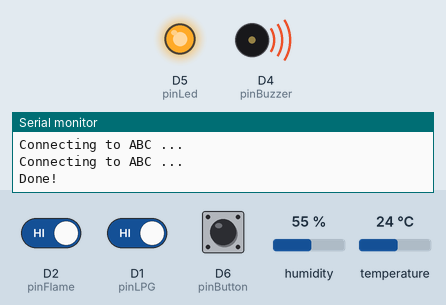
Recording of a sketch running on a simulated ESP8266 (NodeMCU). Parts: output pins drawn as LEDs (lit = HIGH), buzzer (waves = sounding, pin HIGH), the last lines printed to the serial monitor. Dashed ring = blinking. Inputs (shaded band) come from the test bench; at power-on: D2 (pinFlame) HIGH, D1 (pinLPG) HIGH, D6 (pinButton) LOW, humidity 55 %, temperature 24 °C. WiFi joins after 1.5 s; servers stay silent unless stated.

Above: at 2.4 s.
At 5.5 s:
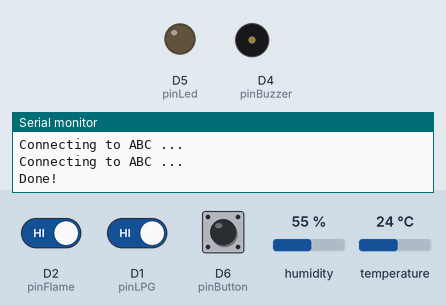
5.6 s: D2 (pinFlame) driven LOW
At 6.1 s:
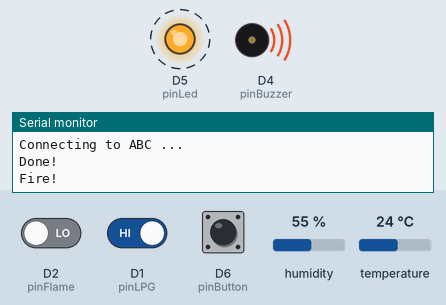
9.1 s: D1 (pinLPG) driven LOW
15.0 s: D6 (pinButton) pulled HIGH for 1 s
Timing chart, 0 to 24.5 s (numbered marks = the images above; inputs shaded):
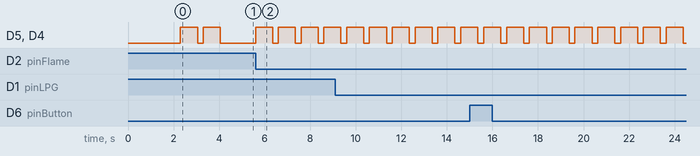

The sketch:

doancuoiki.ino
```cpp
#include <ESP8266WiFi.h>
#include <DHT.h>
#include <BlynkSimpleEsp8266.h>

#define BLYNK_TEMPLATE_ID "TMPL6Igh4n8uA"
#define BLYNK_TEMPLATE_NAME "Template Fire"
#define BLYNK_AUTH_TOKEN "Z1zZFR2ISftGZVnSdGxREAHKoPZlmqHo"

// Thay đổi thông tin mạng WiFi
char auth[] = "Z1zZFR2ISftGZVnSdGxREAHKoPZlmqHo";
char ssid[] = "ABC";
char pass[] = "0123456789";

// Định nghĩa chân GPIO kết nối cảm biến lửa và cảm biến khí gas
const int pinLPG = D1;    // Chân GPIO D1 cho cảm biến khí gas
const int pinFlame = D2;  // Chân GPIO D2 cho cảm biến lửa
const int pinDHT = D3;    // Chân GPIO D3 cho cảm biến nhiệt độ
const int pinBuzzer = D4; // Chân GPIO D4 cho buzzer
const int pinLed = D5;    // Chân GPIO D5 cho Led
const int pinButton = D6; // Chân GPIO D6 cho nút nhấn
DHT dht(pinDHT, DHT11);
bool buttonStatus;

void setup() {
  Serial.begin(9600);
  // Kết nối với WiFi
  WiFi.begin(ssid, pass);  // Replace with your SSID and password
  while (WiFi.status() != WL_CONNECTED) {
    delay(1000);
    Serial.print("Connecting to ");
    Serial.print(ssid);
    Serial.println(" ...");
  }
  Blynk.begin(auth, ssid, pass);

  pinMode(pinLPG, INPUT);
  pinMode(pinFlame, INPUT);
  pinMode(pinButton, INPUT);
  pinMode(pinBuzzer, OUTPUT);
  pinMode(pinLed, OUTPUT);
  dht.begin();

  Serial.println("Done! ");
  Alarm(2);
}

BLYNK_WRITE(V0) {
  buttonStatus = param.asInt();  // Đọc giá trị của nút bấm ảo từ Blynk
}

void loop() {
  Blynk.run();

  // Đọc giá trị từ cảm biến lửa và cảm biến khí gas
  int flameValue = digitalRead(pinFlame);
  int lpgValue = digitalRead(pinLPG);

  // Đọc giá trị từ cảm biến DHT11
  float temperature = dht.readTemperature();
  float humidity = dht.readHumidity();

  // Đọc giá trị từ button
  buttonStatus = digitalRead(pinButton);

  // Gửi dữ liệu nhiệt độ và độ ẩm, trạng thái button lên Blynk
  if (!isnan(temperature) && !isnan(humidity)) {
    // Serial.println(temperature);
    // Serial.println(humidity);
    Blynk.virtualWrite(V1, temperature);
    Blynk.virtualWrite(V2, humidity);
    Blynk.virtualWrite(V0, buttonStatus);
  } else {
    Serial.println("Không đọc được dữ liệu từ DHT11");
    digitalWrite(pinLed, HIGH);
    delay(1000);
  }

  //Kiểm tra giá trị nhiệt độ nếu trên 50 thì sẽ thông báo trên điện thoại
  if (temperature > 50) Blynk.logEvent("high_temperature");

  // Kiểm tra giá trị đọc được từ cảm biến lửa và cảm biến khí gas
  if (flameValue == 0 || lpgValue == 0 || buttonStatus) {
    // Nếu phát hiện nguy cơ lửa hoặc khí gas, bật module buzzer,led
    if (flameValue == 0) {
      Blynk.logEvent("fire");
      Serial.println("Fire!");
    }
    if (lpgValue == 0) {
      Blynk.logEvent("gas");
      Serial.println("Gas!");
    }
    if (buttonStatus) {
      Blynk.logEvent("fire");
      Serial.println("Button!");
    }
    Alarm(10);
  } else {
    // Nếu không có nguy cơ, tắt module buzzer,led
    digitalWrite(pinBuzzer, LOW);
    digitalWrite(pinLed, LOW);
  }
}

void Alarm(int n) {
  for (int i = 0; i < n; i++) {
    digitalWrite(pinBuzzer, HIGH);
    // tone(pinBuzzer,30000);
    digitalWrite(pinLed, HIGH);
    delay(750);
    digitalWrite(pinBuzzer, LOW);
    // noTone(pinBuzzer);
    digitalWrite(pinLed, LOW);
    delay(250);
  }
}
```

Measured:
- after the input at 5.6 s, D5 (pinLed), D4 (pinBuzzer): alternates HIGH for 0.75 s and LOW for 0.25 s, starting at once
